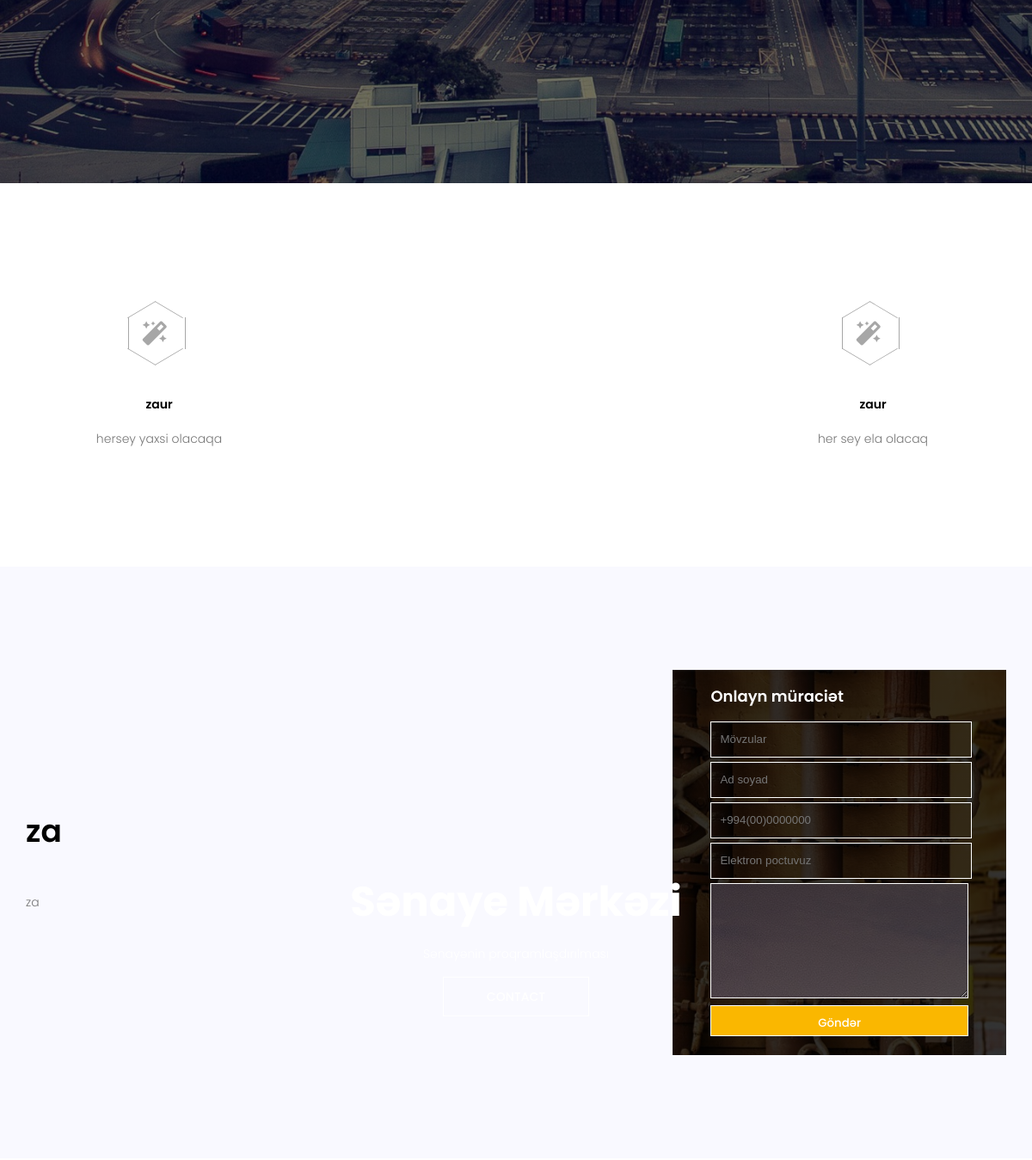
/industry/about (middle part), run on an earlier commit of the app's database.
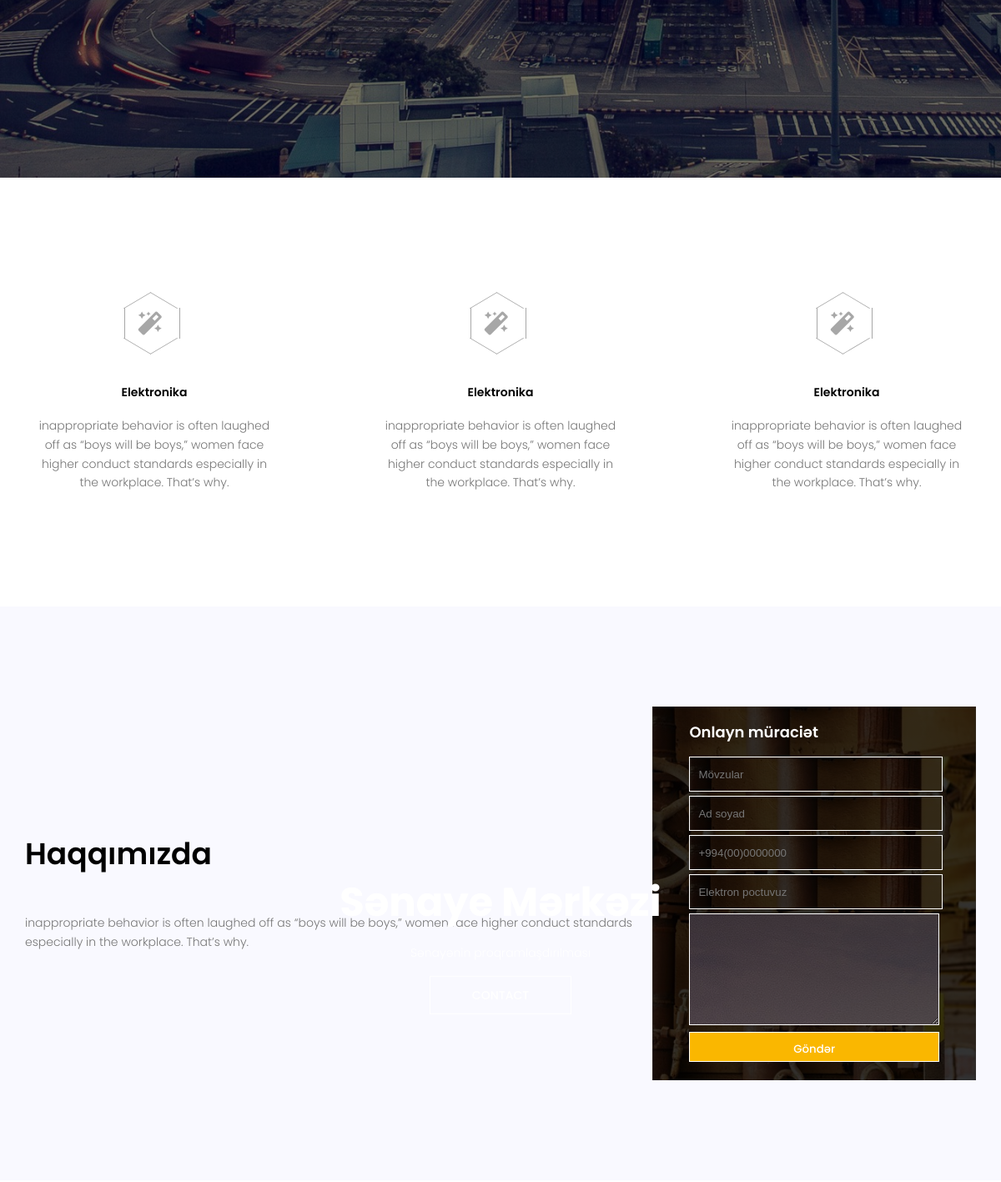
And on a later commit of the database.
### app/models.py (models this page shows, shortened)
class Icon(db.Model):
    id = db.Column(db.Integer, primary_key=True)
    title = db.Column(db.String(255),  nullable=False)
    text = db.Column(db.String(255),  nullable=False)

class About(db.Model):
    id= db.Column(db.Integer, primary_key=True)
    title = db.Column(db.String(255), nullable=False)
    text=db.Column(db.String(255), nullable=False)

### app/views.py (the view)
@app.route('/industry/about')
def appabout():
    alldata=Icon.query.all()
    allabout=About.query.all()
    return render_template('app/about.html', allicons=alldata, alldatas=allabout)

### templates/app/about.html (shortened to what this page needs)
{% extends '/app/layout.html' %}
{% block pageinner%}
    <div class="icon">
        <div class="icon-inner">
            {% for row in allicons %}
            <div class="icon-main">
                <div class="hexagon"><i class="fas fa-magic"></i></div>
                <h4>{{row.title}}</h4>
                <p>{{row.text}}</p>
            </div>
            {% endfor %}
        </div>
    </div>
        <div class="order">
            <div class="order-inner">
                <div class="order-main">
                    {% for row in alldatas%}
                    <h1>{{row.title}}</h1>
                    <p>{{row.text}}</p>
                    {% endfor%}
                </div>
                <div class="order-main2">
                    <form action="#" class="order-request">
                        <h4>Onlayn müraciət</h4>
                        <input type="text" placeholder="Mövzular">
                        <input type="text" placeholder="Ad soyad">
                        <input type="text" placeholder="+994(00)0000000">
                        <input type="email" placeholder="Elektron poctuvuz">
                        <textarea name="" id="" cols="30" rows="10"></textarea>
                        <button href="#" type="button">Göndər</button>
                    </form>
                </div>
            </div>
        </div>
{% endblock pageinner%}

### templates/app/layout.html (shortened to what this page needs)
<!DOCTYPE html>
<html lang="en">
<head>
    <link rel="stylesheet" href="../../static/app/css/main.css" >
    <link rel="stylesheet" href="https://use.fontawesome.com/releases/v5.0.7/css/all.css">
</head>
<body>
    <section class="banner">
        <div class="banner-text">
            <h1>Sənaye Mərkəzi </h1>
            <p>Sənayənin proqramlaşdırılması</p><br>
            <a href="{{url_for('appcontact')}}" type="button" class="btn btn-outline-danger btn-sm"><span>CONTACT</span></a>
        </div>
    </section>
    {% block pageinner %}
    {% endblock pageinner%}
</body>
</html>

What changed in the data, as far as the page shows it:
removed Icon: title "zaur", text "hersey yaxsi olacaqa"
removed Icon: title "zaur", text "her sey ela olacaq"
added Icon: title "Elektronika", text "inappropriate behavior is often laughed off as “boys will be boys,” women face higher conduct standards especially in the workplace. That’s why."
added Icon: title "Elektronika", text "inappropriate behavior is often laughed off as “boys will be boys,” women face higher conduct standards especially in the workplace. That’s why."
added Icon: title "Elektronika", text "inappropriate behavior is often laughed off as “boys will be boys,” women face higher conduct standards especially in the workplace. That’s why."
changed About: title "za" → "Haqqımızda"; text "za" → "inappropriate behavior is often laughed off as “boys will be boys,” women face higher conduct standards especially in the workplace. That’s why."
